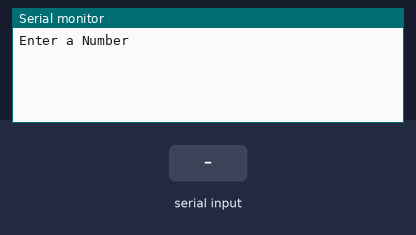
A sketch run on a simulated Arduino Uno, built with avr-gcc and run on an emulated ATmega328P. Shown: the last lines printed to the serial monitor. The test bench sets the inputs (shaded band).

Above: at 1.2 s.
1.3 s: "90,45\n" received over Serial
At 2.1 s:
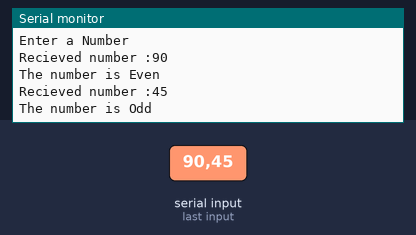
2.8 s: "30,150\n" received over Serial
At 4.6 s:
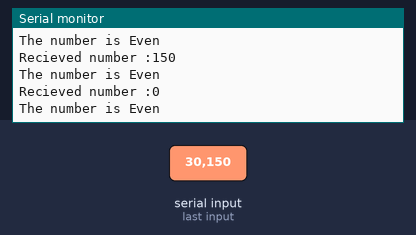
Timing chart, 0 to 6.1 s (numbered marks = the images above; inputs shaded):
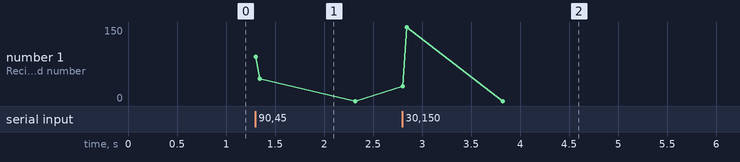

Measured:
- after the input at 1.3 s, the serial monitor: prints a new line at once (image 1)
- after the input at 2.8 s, the serial monitor: prints a new line at once (image 2)

The sketch:

P05-Serial_Communication_Odd_Even.ino
```cpp
void setup()
{
  Serial.begin(9600);
  Serial.println("Enter a Number");
}


void loop()
{
  if(Serial.available() > 0)
  {
    int num = Serial.parseInt();

    Serial.print("Recieved number :");
    Serial.println(num);

    if(num%2 == 0)
    {
      Serial.println("The number is Even");
    }
    else
    {
      Serial.println("The number is Odd");
    }
  }
}

/*
Serial Monitor Output:

Enter a Number
Recieved number :37
The number is Odd
Recieved number :0
The number is Even
*/
```
